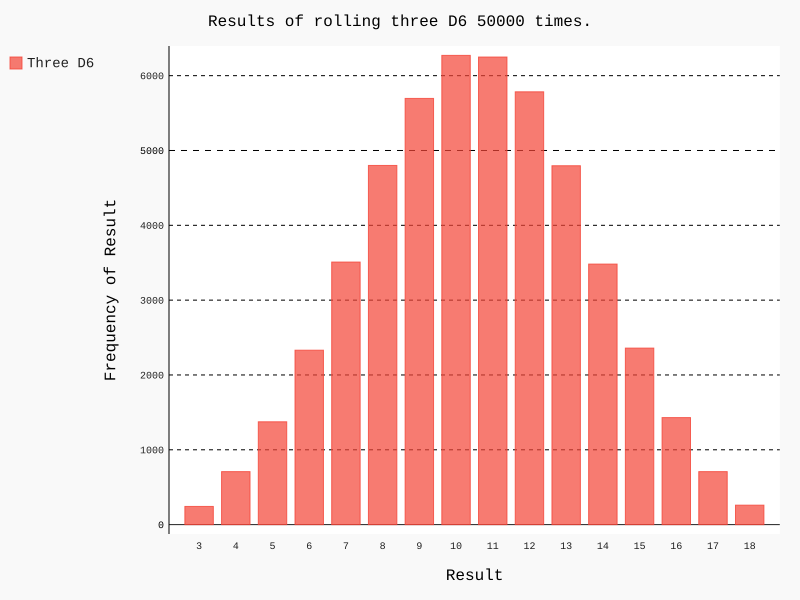

The Python source for this figure:
import pygal

from die import Die

if __name__ == '__main__':

    die_1 = Die(6)
    die_2 = Die(6)
    die_3 = Die(6)

    results = []
    for roll_num in range(50000):
        result = die_1.roll() + die_2.roll() + die_3.roll()
        results.append(result)

    frequencies = []
    max_result = die_1.num_sides + die_2.num_sides + die_3.num_sides
    for value in range(3, max_result+1):
        frequency = results.count(value)
        frequencies.append(frequency)

    hist = pygal.Bar()

    hist.title = 'Results of rolling three D6 50000 times.'
    hist.x_labels = list(range(3, max_result+1))
    hist.x_title = 'Result'
    hist.y_title = 'Frequency of Result'

    hist.add('Three D6', frequencies)
    hist.render_to_file('three_dice.svg')
